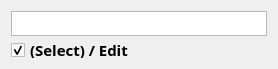
<?xml version="1.0" encoding="UTF-8"?>
<ui version="4.0">
 <class>Dialog_TrackSelection</class>
 <widget class="QDialog" name="Dialog_TrackSelection">
  <property name="geometry">
   <rect>
    <x>0</x>
    <y>0</y>
    <width>274</width>
    <height>65</height>
   </rect>
  </property>
  <property name="sizePolicy">
   <sizepolicy hsizetype="Preferred" vsizetype="Preferred">
    <horstretch>0</horstretch>
    <verstretch>0</verstretch>
   </sizepolicy>
  </property>
  <property name="windowTitle">
   <string>Select Data Track</string>
  </property>
  <layout class="QVBoxLayout" name="verticalLayout">
   <item>
    <widget class="QTableWidget" name="table_main">
     <property name="sizePolicy">
      <sizepolicy hsizetype="Minimum" vsizetype="Minimum">
       <horstretch>0</horstretch>
       <verstretch>0</verstretch>
      </sizepolicy>
     </property>
     <property name="minimumSize">
      <size>
       <width>0</width>
       <height>25</height>
      </size>
     </property>
     <property name="verticalScrollBarPolicy">
      <enum>Qt::ScrollBarAsNeeded</enum>
     </property>
     <property name="horizontalScrollBarPolicy">
      <enum>Qt::ScrollBarAsNeeded</enum>
     </property>
     <property name="alternatingRowColors">
      <bool>true</bool>
     </property>
     <property name="selectionMode">
      <enum>QAbstractItemView::SingleSelection</enum>
     </property>
     <property name="selectionBehavior">
      <enum>QAbstractItemView::SelectRows</enum>
     </property>
     <property name="sortingEnabled">
      <bool>true</bool>
     </property>
     <property name="columnCount">
      <number>0</number>
     </property>
     <attribute name="horizontalHeaderMinimumSectionSize">
      <number>30</number>
     </attribute>
    </widget>
   </item>
   <item>
    <widget class="QWidget" name="widget" native="true">
     <property name="sizePolicy">
      <sizepolicy hsizetype="Preferred" vsizetype="Maximum">
       <horstretch>0</horstretch>
       <verstretch>0</verstretch>
      </sizepolicy>
     </property>
     <layout class="QHBoxLayout" name="horizontalLayout">
      <property name="spacing">
       <number>0</number>
      </property>
      <property name="leftMargin">
       <number>0</number>
      </property>
      <property name="topMargin">
       <number>0</number>
      </property>
      <property name="rightMargin">
       <number>0</number>
      </property>
      <property name="bottomMargin">
       <number>0</number>
      </property>
      <item>
       <widget class="QCheckBox" name="chkSelectEdit">
        <property name="sizePolicy">
         <sizepolicy hsizetype="Minimum" vsizetype="Maximum">
          <horstretch>0</horstretch>
          <verstretch>0</verstretch>
         </sizepolicy>
        </property>
        <property name="minimumSize">
         <size>
          <width>0</width>
          <height>16</height>
         </size>
        </property>
        <property name="font">
         <font>
          <family>Lucida Fax</family>
          <pointsize>11</pointsize>
          <weight>75</weight>
          <bold>true</bold>
         </font>
        </property>
        <property name="text">
         <string>(Select) / Edit</string>
        </property>
        <property name="icon">
         <iconset>
          <normaloff>../Resources/lock.png</normaloff>../Resources/lock.png</iconset>
        </property>
        <property name="iconSize">
         <size>
          <width>16</width>
          <height>16</height>
         </size>
        </property>
        <property name="checked">
         <bool>true</bool>
        </property>
       </widget>
      </item>
     </layout>
    </widget>
   </item>
  </layout>
 </widget>
 <resources/>
 <connections/>
</ui>
